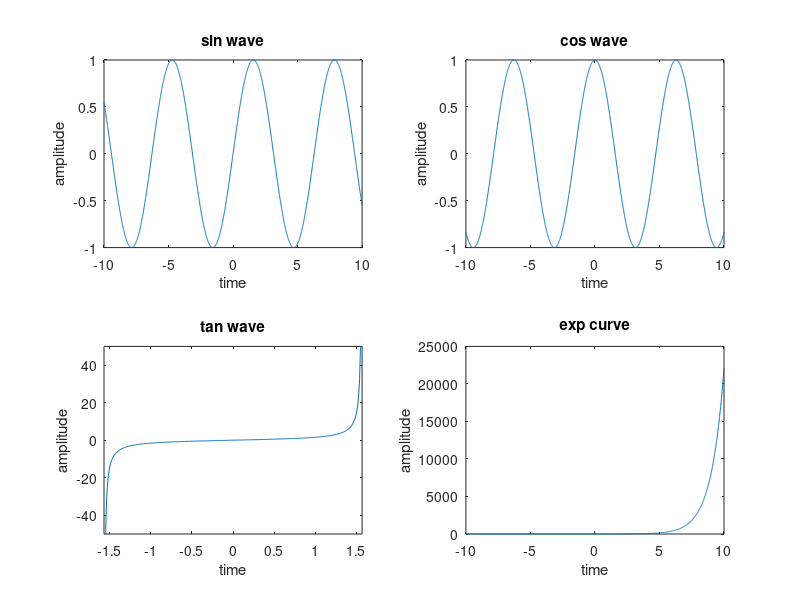

The MATLAB source for this figure:
clc;

clear all;
close all;

t = -10:0.01:10;

x = sin(t);
y = cos(t);
z = tan(t);
w = exp(t);

% figure;
subplot(2, 2, 1);
plot(t, x);
xlabel('time');
ylabel('amplitude');
title('sin wave');

% figure;
subplot(2, 2, 2);
plot(t, y);
xlabel('time');
ylabel('amplitude');
title('cos wave');

% figure;
subplot(2, 2, 3);
plot(t, z);
axis([-pi/2 pi/2 -50 50]);
xlabel('time');
ylabel('amplitude');
title('tan wave');
% figure;

subplot(2, 2, 4);
plot(t, w);
xlabel('time');
ylabel('amplitude');
title('exp curve');
